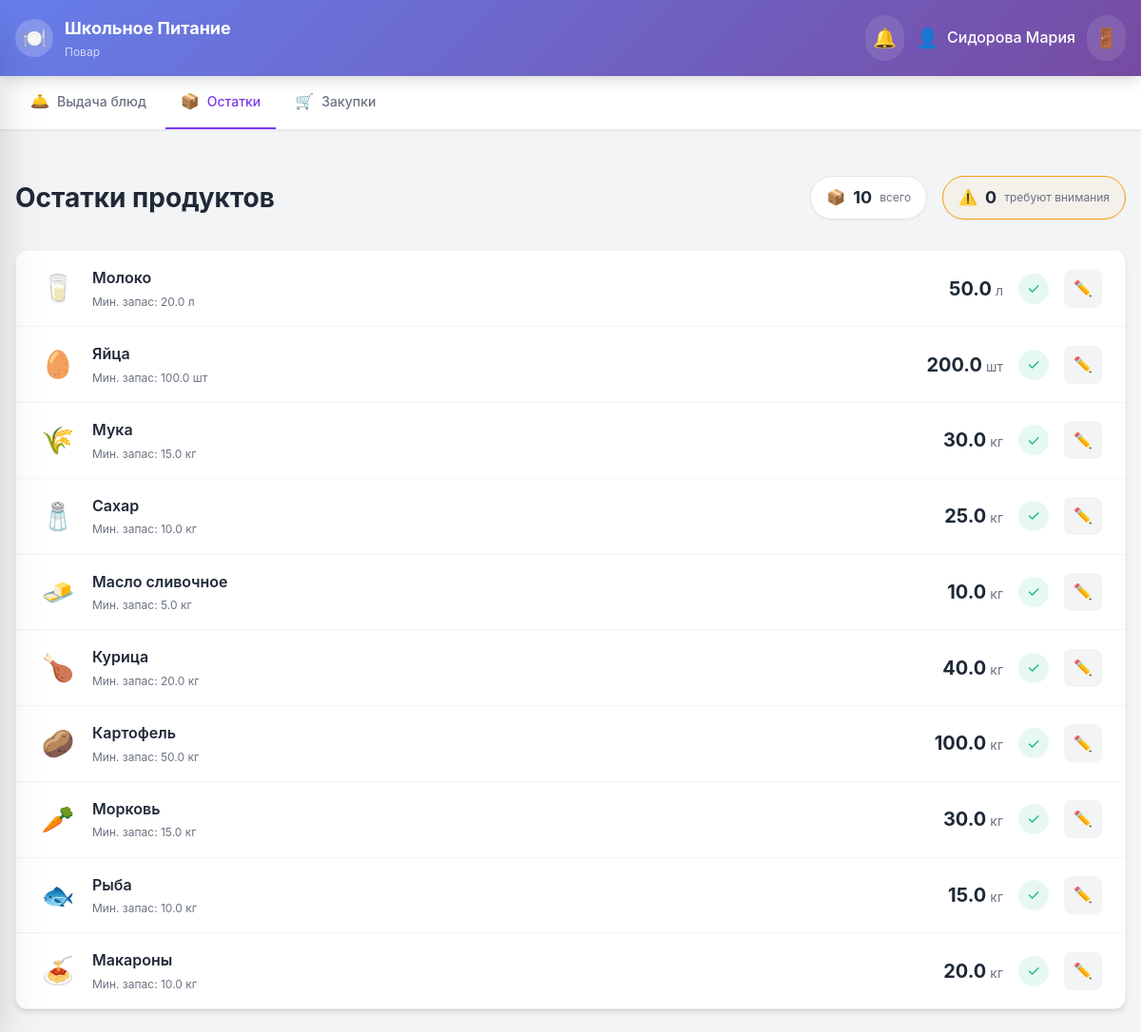
The page /cook/inventory (signed in) on the database its author committed.
### app.py (models this page shows)
class User(UserMixin, db.Model):
    id = db.Column(db.Integer, primary_key=True)
    email = db.Column(db.String(120), unique=True, nullable=False)
    password_hash = db.Column(db.String(256), nullable=False)
    name = db.Column(db.String(100), nullable=False)
    role = db.Column(db.String(20), nullable=False, default='student')
    student_class = db.Column(db.String(10))
    balance = db.Column(db.Float, default=0.0)
    allergies = db.Column(db.String(500), default='')
    created_at = db.Column(db.DateTime, default=datetime.utcnow)
    orders = db.relationship('Order', backref='user', lazy=True)
    reviews = db.relationship('Review', backref='user', lazy=True)
    notifications = db.relationship('Notification', backref='user', lazy=True)

class Product(db.Model):
    id = db.Column(db.Integer, primary_key=True)
    name = db.Column(db.String(100), nullable=False)
    unit = db.Column(db.String(20), nullable=False)
    quantity = db.Column(db.Float, nullable=False)
    min_quantity = db.Column(db.Float, nullable=False)

### app.py (the view)
@app.route('/cook/inventory')
@login_required
@role_required('cook')
def cook_inventory():
    products = Product.query.all()
    low_count = sum(1 for p in products if p.quantity <= p.min_quantity)
    return render_template('cook/inventory.html', products=products, low_count=low_count)

### app.py (called while the page is built)
def role_required(*roles):
    def decorator(f):
        @wraps(f)
        def decorated_function(*args, **kwargs):
            if not current_user.is_authenticated:
                return redirect(url_for('login'))
            if current_user.role not in roles:
                flash('У вас нет доступа к этой странице', 'error')
                return redirect(url_for('index'))
            return f(*args, **kwargs)
        return decorated_function
    return decorator

@login_manager.user_loader
def load_user(user_id):
    return User.query.get(int(user_id))

### templates/cook/inventory.html (shortened to what this page needs)
{% extends 'base.html' %}
{% block content %}
<div class="page-top-spacing">
    <div class="page-header">
        <div class="inventory-header-simple">
            <h2 class="page-title">Остатки продуктов</h2>
            <div class="inventory-summary">
                <span class="inventory-summary-item">
                    <span class="summary-icon">📦</span>
                    <span class="summary-value">{{ products|length }}</span>
                    <span class="summary-label">всего</span>
                </span>
                <span class="inventory-summary-item warning">
                    <span class="summary-icon">⚠️</span>
                    <span class="summary-value" id="low-count">{{ low_count }}</span>
                    <span class="summary-label">требуют внимания</span>
                </span>
            </div>
        </div>
    </div>
</div>
<div class="products-list-container">
    <div class="products-list">
        {% for product in products %}
        {% set status = 'critical' if product.quantity <= product.min_quantity * 0.5 else ('low' if product.quantity <= product.min_quantity else 'ok') %}
        <div class="product-list-item {{ status }}"
             data-product-id="{{ product.id }}"
             data-product-name="{{ product.name }}"
             data-product-unit="{{ product.unit }}"
             data-product-qty="{{ product.quantity }}"
             data-product-min="{{ product.min_quantity }}"
             onclick="showRestockModal({{ product.id }}, '{{ product.name }}', {{ product.quantity }}, {{ product.min_quantity }}, '{{ product.unit }}')">
            <div class="product-list-left">
                <span class="product-list-icon">
                    {% if 'молок' in product.name.lower() %}🥛
                    {% elif 'яйц' in product.name.lower() %}🥚
                    {% elif 'мук' in product.name.lower() %}🌾
                    {% elif 'сахар' in product.name.lower() %}🧂
                    {% elif 'масл' in product.name.lower() %}🧈
                    {% elif 'курица' in product.name.lower() or 'куриц' in product.name.lower() %}🍗
                    {% elif 'картоф' in product.name.lower() %}🥔
                    {% elif 'морков' in product.name.lower() %}🥕
                    {% elif 'рыб' in product.name.lower() %}🐟
                    {% elif 'макарон' in product.name.lower() %}🍝
                    {% else %}📦{% endif %}
                </span>
                <div class="product-list-info">
                    <span class="product-list-name">{{ product.name }}</span>
                    <span class="product-list-min">Мин. запас: {{ product.min_quantity }} {{ product.unit }}</span>
                </div>
            </div>
            <div class="product-list-right">
                <div class="product-list-quantity">
                    <span class="quantity-value" id="qty-{{ product.id }}">{{ product.quantity }}</span>
                    <span class="quantity-unit">{{ product.unit }}</span>
                </div>
                <span class="product-list-status {{ status }}">
                    {% if status == 'critical' %}⚠️
                    {% elif status == 'low' %}⚡
                    {% else %}✓{% endif %}
                </span>
                <button class="product-edit-btn" onclick="event.stopPropagation(); openEditModal({{ product.id }}, '{{ product.name }}', {{ product.quantity }}, '{{ product.unit }}')">
                    ✏️
                </button>
            </div>
        </div>
        {% endfor %}
    </div>
</div>
{% endblock %}

### templates/base.html (shortened to what this page needs)
<!DOCTYPE html>
<html lang="ru">
<head>
    <link rel="stylesheet" href="{{ url_for('static', filename='css/style.css') }}">
    <link rel="stylesheet" href="{{ url_for('static', filename='css/mobile.css') }}">
    <script src="https://cdn.jsdelivr.net/npm/@tailwindcss/browser@4"></script>
</head>
<body class="body-bg">
    {% if current_user.is_authenticated %}
    <header class="header">
        <div class="header-container">
            <div class="header-content">
                <div class="header-logo">
                    <div class="header-logo-icon">🍽️</div>
                    <div class="header-title">
                        <h1>Школьное Питание</h1>
                        <p>
                            {% if current_user.role == 'student' %}Ученик{% elif current_user.role == 'cook' %}Повар{% else %}Администратор{% endif %}
                        </p>
                    </div>
                </div>
                <div class="header-actions">
                    <div class="header-notifications">
                        <button onclick="toggleNotifications()" class="header-btn">
                            <span>🔔</span>
                        </button>
                    </div>
                    <div class="header-user-info">
                        <span class="header-user-avatar">👤</span>
                        <span class="header-user-name">{{ current_user.name }}</span>
                    </div>
                    <a href="{{ url_for('logout') }}" class="header-logout" title="Выйти">🚪</a>
                </div>
            </div>
        </div>
    </header>
    <nav class="desktop-nav">
        <div class="nav-container">
            <div class="nav-tabs">
                {% if current_user.role == 'student' %}
                <a href="{{ url_for('student_menu') }}" class="nav-tab {% if request.endpoint == 'student_menu' %}active{% endif %}">
                    <span class="nav-icon">🍽️</span> Меню
                </a>
                <a href="{{ url_for('student_orders') }}" class="nav-tab {% if request.endpoint == 'student_orders' %}active{% endif %}">
                    <span class="nav-icon">🛒</span> Мои заказы
                </a>
                <a href="{{ url_for('student_payment') }}" class="nav-tab {% if request.endpoint == 'student_payment' %}active{% endif %}">
                    <span class="nav-icon">💳</span> Оплата
                </a>
                <a href="{{ url_for('student_profile') }}" class="nav-tab {% if request.endpoint == 'student_profile' %}active{% endif %}">
                    <span class="nav-icon">👤</span> Профиль
                </a>
                {% elif current_user.role == 'cook' %}
                <a href="{{ url_for('cook_serve') }}" class="nav-tab {% if request.endpoint == 'cook_serve' %}active{% endif %}">
                    <span class="nav-icon">🛎️</span> Выдача блюд
                </a>
                <a href="{{ url_for('cook_inventory') }}" class="nav-tab {% if request.endpoint == 'cook_inventory' %}active{% endif %}">
                    <span class="nav-icon">📦</span> Остатки
                </a>
                <a href="{{ url_for('cook_purchase') }}" class="nav-tab {% if request.endpoint == 'cook_purchase' %}active{% endif %}">
                    <span class="nav-icon">🛒</span> Закупки
                </a>
                {% endif %}
            </div>
        </div>
    </nav>
    {% endif %}
    <main class="main-container">
        {% block content %}{% endblock %}
    </main>
</body>
</html>

### rows shown on the page
User: name "Сидорова Мария"
Product: name "Молоко", min_quantity "20.0", unit "л", quantity "50.0"
Product: name "Яйца", min_quantity "100.0", unit "шт", quantity "200.0"
Product: name "Мука", min_quantity "15.0", unit "кг", quantity "30.0"
Product: name "Сахар", min_quantity "10.0", unit "кг", quantity "25.0"
Product: name "Масло сливочное", min_quantity "5.0", unit "кг", quantity "10.0"
Product: name "Курица", min_quantity "20.0", unit "кг", quantity "40.0"
Product: name "Картофель", min_quantity "50.0", unit "кг", quantity "100.0"
Product: name "Морковь", min_quantity "15.0", unit "кг", quantity "30.0"
Product: name "Рыба", min_quantity "10.0", unit "кг", quantity "15.0"
Product: name "Макароны", min_quantity "10.0", unit "кг", quantity "20.0"

### other values the page prints
{{ products|length }} "10"
{{ low_count }} "0"
